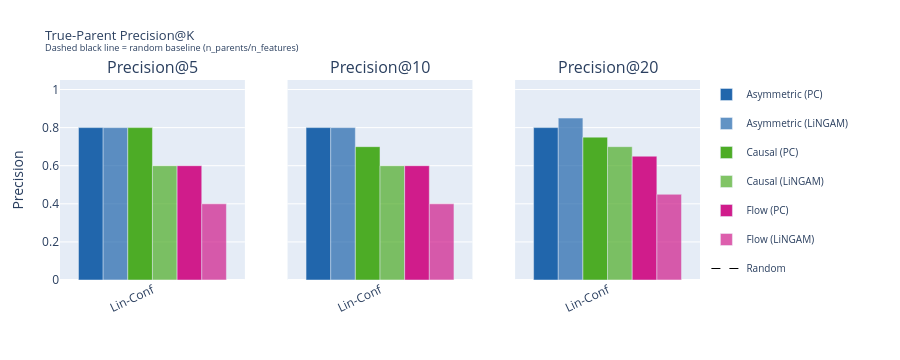

The cell this chart's notebook holds for it:
### Code cell
# ── 3c: True-parent Precision@K — one subplot per K-value ───────────────────
fig_prec = make_subplots(
    rows=1, cols=len(K_VALUES),
    subplot_titles=[f"Precision@{k}" for k in K_VALUES],
    shared_yaxes=True,
)
LEGEND_SEEN2 = set()
combos = [(m, g) for m in BASE_METHODS for g in DISC_GRAPHS]

for ci, k in enumerate(K_VALUES, start=1):
    sub = df_metrics[(df_metrics["K"] == k) & (df_metrics["Method"].isin(BASE_METHODS))]
    for meth, g in combos:
        rows = sub[(sub["Method"] == meth) & (sub["Graph"] == g)]
        if rows.empty:
            continue
        name = f"{meth} ({g})"
        show = name not in LEGEND_SEEN2
        LEGEND_SEEN2.add(name)
        fig_prec.add_trace(
            go.Bar(
                x           = [DS_LABELS[rows.iloc[i]["DatasetFull"]] for i in range(len(rows))],
                y           = rows["Precision"].tolist(),
                name        = name,
                legendgroup = name,
                showlegend  = show,
                marker_color= METHOD_COLORS[meth],
                opacity     = 0.7 if g == "LiNGAM" else 1.0,
                hovertemplate=f"<b>{name}</b><br>Prec=%{{y:.3f}}<extra></extra>",
            ),
            row=1, col=ci,
        )
    # Random baseline line
    random_vals = df_metrics[(df_metrics["K"] == k) & (df_metrics["Method"].isin(BASE_METHODS))]
    if not random_vals.empty:
        xs = [DS_LABELS[ds] for ds in DATASETS]
        fig_prec.add_trace(
            go.Scatter(
                x=xs, y=[random_vals.groupby("DatasetFull")["RandomBase"].first().get(ds, 0) for ds in DATASETS],
                mode="lines", line=dict(dash="dash", color="black", width=1.2),
                name="Random", legendgroup="Random", showlegend=(ci == 1),
                hovertemplate="Random baseline<br>Prec=%{y:.3f}<extra></extra>",
            ),
            row=1, col=ci,
        )

fig_prec.update_layout(
    title=dict(text="True-Parent Precision@K<br><sup>Dashed black line = random baseline (n_parents/n_features)</sup>",
               font=dict(size=13)),
    height=360, width=900,
    barmode="group",
    legend=dict(x=1.01, y=1, xanchor="left", font=dict(size=10)),
    margin=dict(l=60, r=200, t=80, b=80),
)
fig_prec.update_yaxes(range=[0, 1.05], title_text="Precision", col=1)
fig_prec.update_xaxes(tickangle=-25)
fig_prec.show()

### Figure 1 — Plotly figure (JSON) as saved in the notebook; plotly's stock layout.template omitted (floating-point values rounded to 4 significant figures)
{"data": [{"hovertemplate": "<b>Asymmetric (PC)</b><br>Prec=%{y:.3f}<extra></extra>", "legendgroup": "Asymmetric (PC)", "marker": {"color": "#2166ac"}, "name": "Asymmetric (PC)", "opacity": 1, "showlegend": true, "type": "bar", "x": ["Lin-Conf"], "xaxis": "x", "y": [0.8], "yaxis": "y"}, {"hovertemplate": "<b>Asymmetric (LiNGAM)</b><br>Prec=%{y:.3f}<extra></extra>", "legendgroup": "Asymmetric (LiNGAM)", "marker": {"color": "#2166ac"}, "name": "Asymmetric (LiNGAM)", "opacity": 0.7, "showlegend": true, "type": "bar", "x": ["Lin-Conf"], "xaxis": "x", "y": [0.8], "yaxis": "y"}, {"hovertemplate": "<b>Causal (PC)</b><br>Prec=%{y:.3f}<extra></extra>", "legendgroup": "Causal (PC)", "marker": {"color": "#4dac26"}, "name": "Causal (PC)", "opacity": 1, "showlegend": true, "type": "bar", "x": ["Lin-Conf"], "xaxis": "x", "y": [0.8], "yaxis": "y"}, {"hovertemplate": "<b>Causal (LiNGAM)</b><br>Prec=%{y:.3f}<extra></extra>", "legendgroup": "Causal (LiNGAM)", "marker": {"color": "#4dac26"}, "name": "Causal (LiNGAM)", "opacity": 0.7, "showlegend": true, "type": "bar", "x": ["Lin-Conf"], "xaxis": "x", "y": [0.6], "yaxis": "y"}, {"hovertemplate": "<b>Flow (PC)</b><br>Prec=%{y:.3f}<extra></extra>", "legendgroup": "Flow (PC)", "marker": {"color": "#d01c8b"}, "name": "Flow (PC)", "opacity": 1, "showlegend": true, "type": "bar", "x": ["Lin-Conf"], "xaxis": "x", "y": [0.6], "yaxis": "y"}, {"hovertemplate": "<b>Flow (LiNGAM)</b><br>Prec=%{y:.3f}<extra></extra>", "legendgroup": "Flow (LiNGAM)", "marker": {"color": "#d01c8b"}, "name": "Flow (LiNGAM)", "opacity": 0.7, "showlegend": true, "type": "bar", "x": ["Lin-Conf"], "xaxis": "x", "y": [0.4], "yaxis": "y"}, {"hovertemplate": "Random baseline<br>Prec=%{y:.3f}<extra></extra>", "legendgroup": "Random", "line": {"color": "black", "dash": "dash", "width": 1.2}, "mode": "lines", "name": "Random", "showlegend": true, "type": "scatter", "x": ["Lin-Conf"], "xaxis": "x", "y": [0.5], "yaxis": "y"}, {"hovertemplate": "<b>Asymmetric (PC)</b><br>Prec=%{y:.3f}<extra></extra>", "legendgroup": "Asymmetric (PC)", "marker": {"color": "#2166ac"}, "name": "Asymmetric (PC)", "opacity": 1, "showlegend": false, "type": "bar", "x": ["Lin-Conf"], "xaxis": "x2", "y": [0.8], "yaxis": "y2"}, {"hovertemplate": "<b>Asymmetric (LiNGAM)</b><br>Prec=%{y:.3f}<extra></extra>", "legendgroup": "Asymmetric (LiNGAM)", "marker": {"color": "#2166ac"}, "name": "Asymmetric (LiNGAM)", "opacity": 0.7, "showlegend": false, "type": "bar", "x": ["Lin-Conf"], "xaxis": "x2", "y": [0.8], "yaxis": "y2"}, {"hovertemplate": "<b>Causal (PC)</b><br>Prec=%{y:.3f}<extra></extra>", "legendgroup": "Causal (PC)", "marker": {"color": "#4dac26"}, "name": "Causal (PC)", "opacity": 1, "showlegend": false, "type": "bar", "x": ["Lin-Conf"], "xaxis": "x2", "y": [0.7], "yaxis": "y2"}, {"hovertemplate": "<b>Causal (LiNGAM)</b><br>Prec=%{y:.3f}<extra></extra>", "legendgroup": "Causal (LiNGAM)", "marker": {"color": "#4dac26"}, "name": "Causal (LiNGAM)", "opacity": 0.7, "showlegend": false, "type": "bar", "x": ["Lin-Conf"], "xaxis": "x2", "y": [0.6], "yaxis": "y2"}, {"hovertemplate": "<b>Flow (PC)</b><br>Prec=%{y:.3f}<extra></extra>", "legendgroup": "Flow (PC)", "marker": {"color": "#d01c8b"}, "name": "Flow (PC)", "opacity": 1, "showlegend": false, "type": "bar", "x": ["Lin-Conf"], "xaxis": "x2", "y": [0.6], "yaxis": "y2"}, {"hovertemplate": "<b>Flow (LiNGAM)</b><br>Prec=%{y:.3f}<extra></extra>", "legendgroup": "Flow (LiNGAM)", "marker": {"color": "#d01c8b"}, "name": "Flow (LiNGAM)", "opacity": 0.7, "showlegend": false, "type": "bar", "x": ["Lin-Conf"], "xaxis": "x2", "y": [0.4], "yaxis": "y2"}, {"hovertemplate": "Random baseline<br>Prec=%{y:.3f}<extra></extra>", "legendgroup": "Random", "line": {"color": "black", "dash": "dash", "width": 1.2}, "mode": "lines", "name": "Random", "showlegend": false, "type": "scatter", "x": ["Lin-Conf"], "xaxis": "x2", "y": [0.5], "yaxis": "y2"}, {"hovertemplate": "<b>Asymmetric (PC)</b><br>Prec=%{y:.3f}<extra></extra>", "legendgroup": "Asymmetric (PC)", "marker": {"color": "#2166ac"}, "name": "Asymmetric (PC)", "opacity": 1, "showlegend": false, "type": "bar", "x": ["Lin-Conf"], "xaxis": "x3", "y": [0.8], "yaxis": "y3"}, {"hovertemplate": "<b>Asymmetric (LiNGAM)</b><br>Prec=%{y:.3f}<extra></extra>", "legendgroup": "Asymmetric (LiNGAM)", "marker": {"color": "#2166ac"}, "name": "Asymmetric (LiNGAM)", "opacity": 0.7, "showlegend": false, "type": "bar", "x": ["Lin-Conf"], "xaxis": "x3", "y": [0.85], "yaxis": "y3"}, {"hovertemplate": "<b>Causal (PC)</b><br>Prec=%{y:.3f}<extra></extra>", "legendgroup": "Causal (PC)", "marker": {"color": "#4dac26"}, "name": "Causal (PC)", "opacity": 1, "showlegend": false, "type": "bar", "x": ["Lin-Conf"], "xaxis": "x3", "y": [0.75], "yaxis": "y3"}, {"hovertemplate": "<b>Causal (LiNGAM)</b><br>Prec=%{y:.3f}<extra></extra>", "legendgroup": "Causal (LiNGAM)", "marker": {"color": "#4dac26"}, "name": "Causal (LiNGAM)", "opacity": 0.7, "showlegend": false, "type": "bar", "x": ["Lin-Conf"], "xaxis": "x3", "y": [0.7], "yaxis": "y3"}, {"hovertemplate": "<b>Flow (PC)</b><br>Prec=%{y:.3f}<extra></extra>", "legendgroup": "Flow (PC)", "marker": {"color": "#d01c8b"}, "name": "Flow (PC)", "opacity": 1, "showlegend": false, "type": "bar", "x": ["Lin-Conf"], "xaxis": "x3", "y": [0.65], "yaxis": "y3"}, {"hovertemplate": "<b>Flow (LiNGAM)</b><br>Prec=%{y:.3f}<extra></extra>", "legendgroup": "Flow (LiNGAM)", "marker": {"color": "#d01c8b"}, "name": "Flow (LiNGAM)", "opacity": 0.7, "showlegend": false, "type": "bar", "x": ["Lin-Conf"], "xaxis": "x3", "y": [0.45], "yaxis": "y3"}, {"hovertemplate": "Random baseline<br>Prec=%{y:.3f}<extra></extra>", "legendgroup": "Random", "line": {"color": "black", "dash": "dash", "width": 1.2}, "mode": "lines", "name": "Random", "showlegend": false, "type": "scatter", "x": ["Lin-Conf"], "xaxis": "x3", "y": [0.5], "yaxis": "y3"}], "layout": {"annotations": [{"font": {"size": 16}, "showarrow": false, "text": "Precision@5", "x": 0.1444, "xanchor": "center", "xref": "paper", "y": 1, "yanchor": "bottom", "yref": "paper"}, {"font": {"size": 16}, "showarrow": false, "text": "Precision@10", "x": 0.5, "xanchor": "center", "xref": "paper", "y": 1, "yanchor": "bottom", "yref": "paper"}, {"font": {"size": 16}, "showarrow": false, "text": "Precision@20", "x": 0.8556, "xanchor": "center", "xref": "paper", "y": 1, "yanchor": "bottom", "yref": "paper"}], "barmode": "group", "height": 360, "legend": {"font": {"size": 10}, "x": 1.01, "xanchor": "left", "y": 1}, "margin": {"b": 80, "l": 60, "r": 200, "t": 80}, "title": {"font": {"size": 13}, "text": "True-Parent Precision@K<br><sup>Dashed black line = random baseline (n_parents/n_features)</sup>"}, "width": 900, "xaxis": {"anchor": "y", "domain": [0, 0.2889], "tickangle": -25}, "xaxis2": {"anchor": "y2", "domain": [0.3556, 0.6444], "tickangle": -25}, "xaxis3": {"anchor": "y3", "domain": [0.7111, 1], "tickangle": -25}, "yaxis": {"anchor": "x", "domain": [0, 1], "range": [0, 1.05], "title": {"text": "Precision"}}, "yaxis2": {"anchor": "x2", "domain": [0, 1], "matches": "y", "showticklabels": false}, "yaxis3": {"anchor": "x3", "domain": [0, 1], "matches": "y", "showticklabels": false}}}
